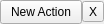
<?xml version="1.0" encoding="UTF-8"?>
<ui version="4.0">
 <class>Action</class>
 <widget class="QWidget" name="Action">
  <property name="geometry">
   <rect>
    <x>0</x>
    <y>0</y>
    <width>104</width>
    <height>24</height>
   </rect>
  </property>
  <property name="sizePolicy">
   <sizepolicy hsizetype="Expanding" vsizetype="Fixed">
    <horstretch>0</horstretch>
    <verstretch>0</verstretch>
   </sizepolicy>
  </property>
  <property name="maximumSize">
   <size>
    <width>16777215</width>
    <height>24</height>
   </size>
  </property>
  <property name="windowTitle">
   <string>Action</string>
  </property>
  <layout class="QHBoxLayout" name="horizontalLayout">
   <property name="spacing">
    <number>0</number>
   </property>
   <property name="margin">
    <number>0</number>
   </property>
   <item>
    <widget class="QToolButton" name="editButton">
     <property name="sizePolicy">
      <sizepolicy hsizetype="Minimum" vsizetype="Minimum">
       <horstretch>0</horstretch>
       <verstretch>0</verstretch>
      </sizepolicy>
     </property>
     <property name="toolTip">
      <string>Edit action</string>
     </property>
     <property name="statusTip">
      <string>Edit action</string>
     </property>
     <property name="text">
      <string>New Action</string>
     </property>
    </widget>
   </item>
   <item>
    <widget class="QToolButton" name="deleteButton">
     <property name="toolTip">
      <string>Delete action</string>
     </property>
     <property name="statusTip">
      <string>Delete action</string>
     </property>
     <property name="text">
      <string>X</string>
     </property>
    </widget>
   </item>
  </layout>
 </widget>
 <resources/>
 <connections>
  <connection>
   <sender>editButton</sender>
   <signal>clicked()</signal>
   <receiver>Action</receiver>
   <slot>editAction()</slot>
   <hints>
    <hint type="sourcelabel">
     <x>272</x>
     <y>11</y>
    </hint>
    <hint type="destinationlabel">
     <x>133</x>
     <y>48</y>
    </hint>
   </hints>
  </connection>
  <connection>
   <sender>deleteButton</sender>
   <signal>clicked()</signal>
   <receiver>Action</receiver>
   <slot>deleteAction()</slot>
   <hints>
    <hint type="sourcelabel">
     <x>371</x>
     <y>12</y>
    </hint>
    <hint type="destinationlabel">
     <x>315</x>
     <y>48</y>
    </hint>
   </hints>
  </connection>
 </connections>
 <slots>
  <slot>editAction()</slot>
  <slot>deleteAction()</slot>
 </slots>
</ui>
